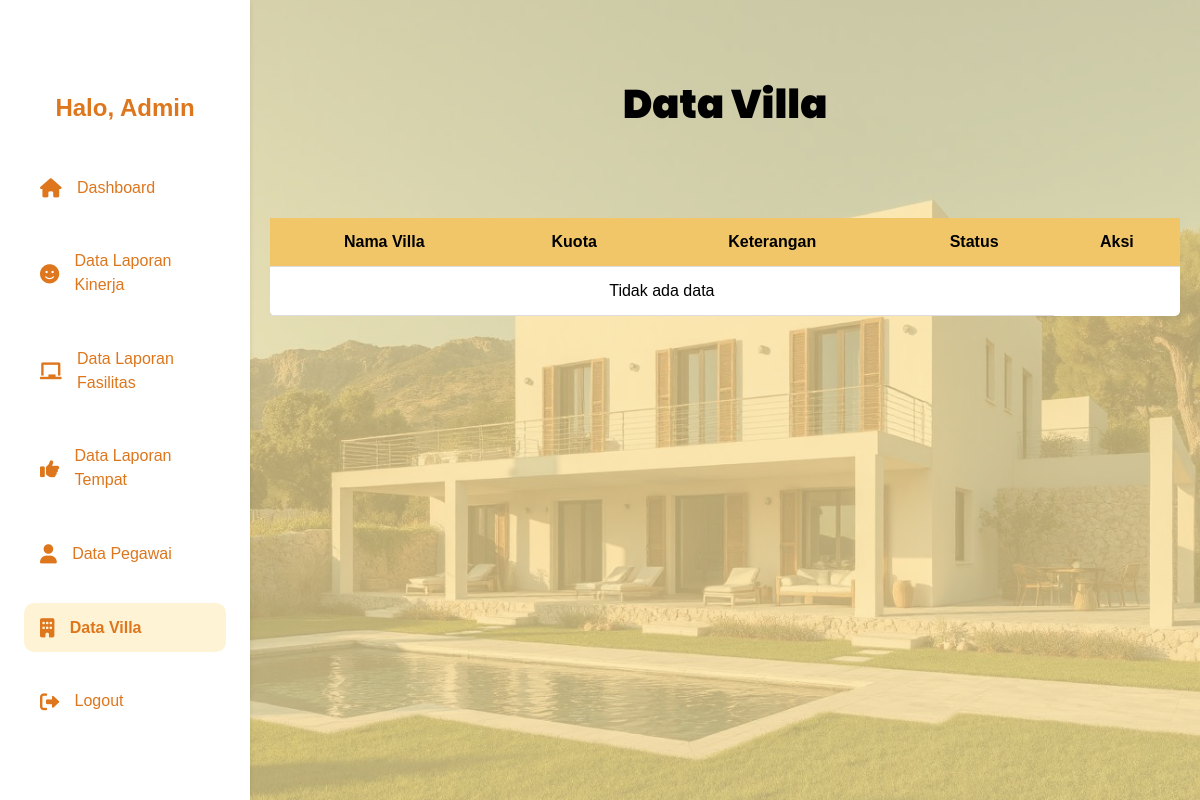
The page /datavilla.php on the database as committed earlier.
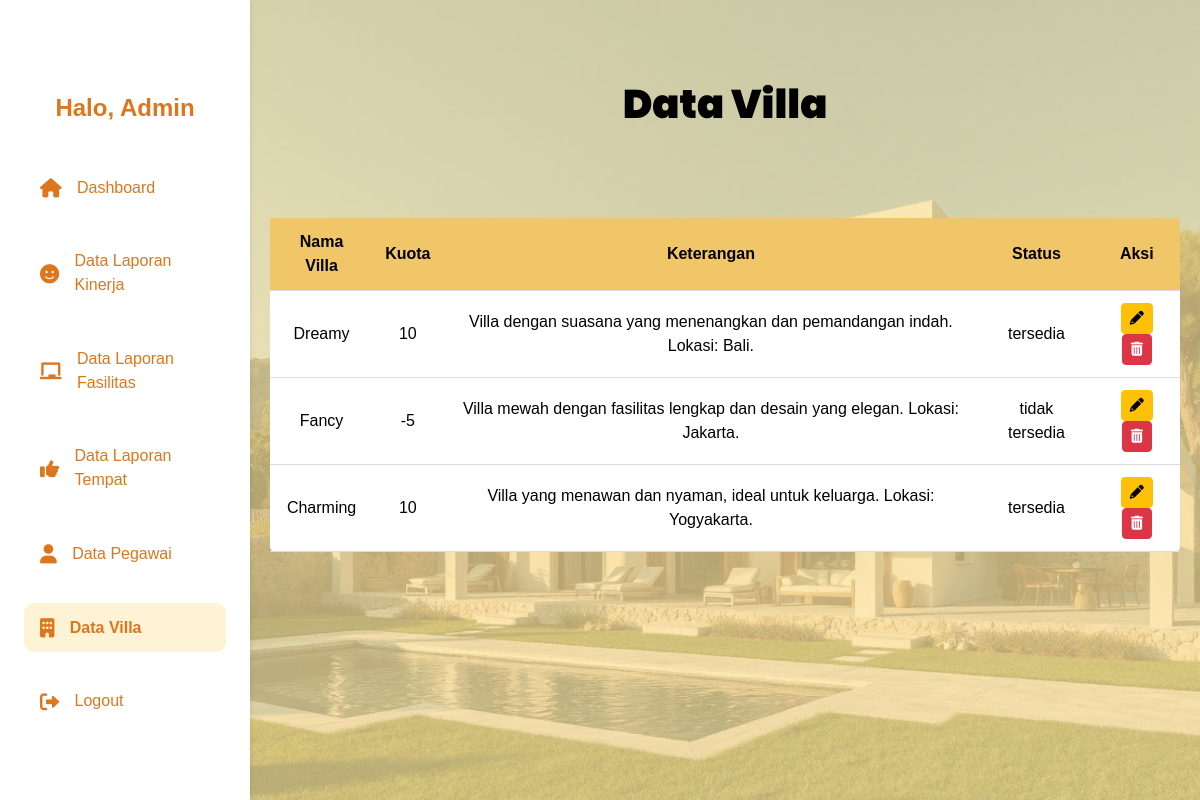
The same page on the database as committed later.
### tables this page shows
CREATE TABLE `villa` (
  `id` int(11) NOT NULL,
  `nama_villa` varchar(255) NOT NULL,
  `keterangan` text DEFAULT NULL,
  `status` enum('tersedia','tidak tersedia','dalam pemeliharaan') NOT NULL DEFAULT 'tersedia',
  `kuota` int(11) NOT NULL DEFAULT 0
);

### datavilla.php (the view, shortened to what this page needs)
<?php
$host = "localhost";
$username = "root";
$password = "";
$dbname = "filya_suite";
$conn = new mysqli($host, $username, $password, $dbname);
$sql = "SELECT * FROM villa";
$result = $conn->query($sql);
?>
<!DOCTYPE html>
<html lang="en">
<head>
    <link rel="stylesheet" href="https://cdnjs.cloudflare.com/ajax/libs/font-awesome/6.0.0-beta3/css/all.min.css">
    <link href="https://cdn.jsdelivr.net/npm/bootstrap@5.3.0-alpha1/dist/css/bootstrap.min.css" rel="stylesheet">
</head>
<body>
    <div class="sidebar">
        <div class="sidebar-header">
            <h2>Halo, Admin</h2>
        </div>
        <n class="sidebar-menu">
            <a href="Dashboardadmin.php" class="menu-item">
                <i class="fas fa-home"></i> Dashboard
            </a>
            <a href="DashbordKinerja.php" class="menu-item">
                <i class="fas fa-smile"></i> Data Laporan Kinerja
            </a>
            <a href="DashbordFasilitas.php" class="menu-item">
                <i class="fas fa-chalkboard"></i> Data Laporan Fasilitas
            </a>
            <a href="DashboardTempt.php" class="menu-item">
                <i class="fas fa-thumbs-up"></i> Data Laporan Tempat
            </a>
            <a href="Dashboarddatapegawai.php" class="menu-item">
                <i class="fas fa-user"></i> Data Pegawai
            </a>
            <a href="datavilla.php" class="menu-item active">
                <i class="fas fa-building"></i> Data Villa
            </a>
            <div class="sidebar-footer">
                <a href="logout.php" class="menu-item">
                    <i class="fas fa-sign-out-alt"></i> Logout
                </a>
            </div>
    </div>
    <div class="main-content">
        <h1><strong>Data Villa</strong></h1>
        <div class="table-responsive">
            <table>
                <thead>
                    <tr>
                        <th>Nama Villa</th>
                        <th>Kuota</th>
                        <th>Keterangan</th>
                        <th>Status</th>
                        <th>Aksi</th>
                    </tr>
                </thead>
                <tbody>
                    <?php
                    if ($result->num_rows > 0) {
                        while ($row = $result->fetch_assoc()) {
                            echo "<tr>";
                            echo "<td>" . $row['nama_villa'] . "</td>";
                            echo "<td>" . $row['kuota'] . "</td>";
                            echo "<td>" . $row['keterangan'] . "</td>";
                            echo "<td>" . $row['status'] . "</td>";
                            echo "<td>
                    <a href='proses_villa/edit.php?id=" . $row['id'] . "' class='btn btn-warning btn-sm'>
                        <i class='fas fa-pencil-alt'></i>
                    </a>
                    <a href='delete.php?id=" . $row['id'] . "' class='btn btn-danger btn-sm' onclick='return confirm(\"Apakah Anda yakin ingin menghapus data ini?\")'>
                        <i class='fas fa-trash-alt'></i>
                    </a>
                </td>";
                            echo "</tr>";
                        }
                    } else {
                        echo "<tr><td colspan='4'>Tidak ada data</td></tr>";
                    }
                    ?>
                </tbody>
            </table>
        </div>
    </div>
</body>
</html>

Rows that differ between the two databases and show on the page:
added villa: nama_villa "Dreamy", kuota "10", keterangan "Villa dengan suasana yang menenangkan dan pemandangan indah. Lokasi: Bali.", status "tersedia"
added villa: nama_villa "Fancy", kuota "-5", keterangan "Villa mewah dengan fasilitas lengkap dan desain yang elegan. Lokasi: Jakarta.", status "tidak tersedia"
added villa: nama_villa "Charming", kuota "10", keterangan "Villa yang menawan dan nyaman, ideal untuk keluarga. Lokasi: Yogyakarta.", status "tersedia"
Other text that changed with them:
text no longer shown: "Tidak ada data"
